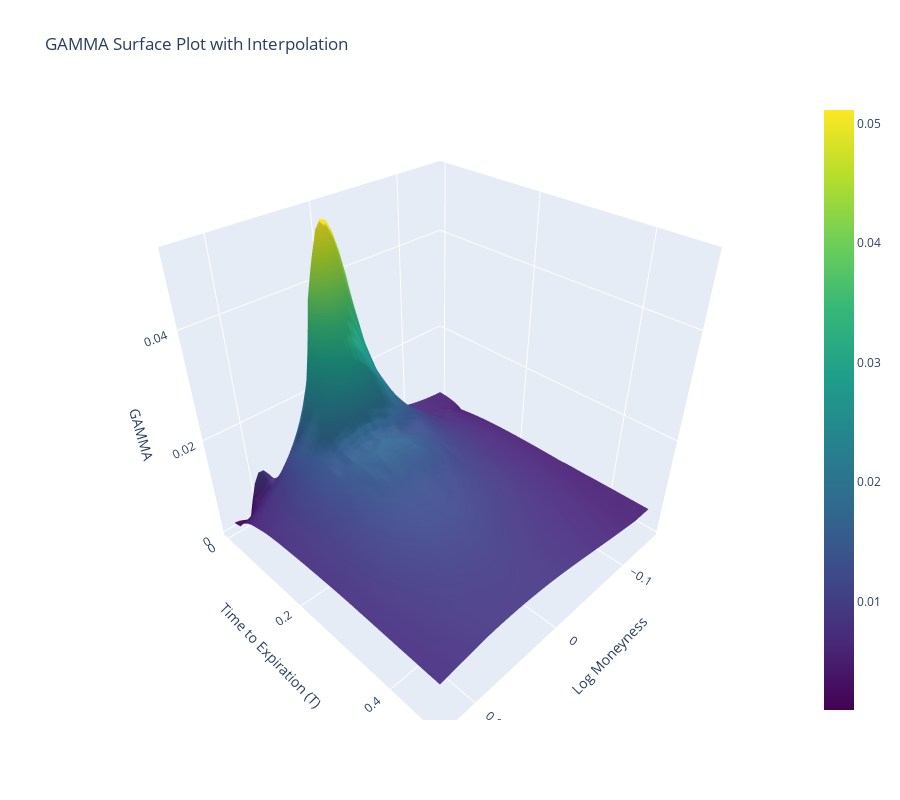

The notebook cell saved with this chart:
### Code cell
plot_greeks_surface(df_greeks, greek = 'gamma')

### Figure 1 — Plotly figure (JSON) as saved in the notebook; plotly's stock layout.template omitted (floating-point values rounded to 4 significant figures; data arrays with more than 128 entries replaced by an {"elided": "..."} marker saying what was removed)
{"data": [{"colorscale": [[0, "#440154"], [0.1111, "#482878"], [0.2222, "#3e4989"], [0.3333, "#31688e"], [0.4444, "#26828e"], [0.5556, "#1f9e89"], [0.6667, "#35b779"], [0.7778, "#6ece58"], [0.8889, "#b5de2b"], [1, "#fde725"]], "connectgaps": true, "type": "surface", "x": {"elided": "50x50 float values"}, "y": {"elided": "50x50 float values"}, "z": {"elided": "50x50 float values"}}], "layout": {"height": 800, "scene": {"xaxis": {"title": {"text": "Log Moneyness"}}, "yaxis": {"title": {"text": "Time to Expiration (T)"}}, "zaxis": {"title": {"text": "GAMMA"}}}, "title": {"text": "GAMMA Surface Plot with Interpolation"}, "width": 900}}
